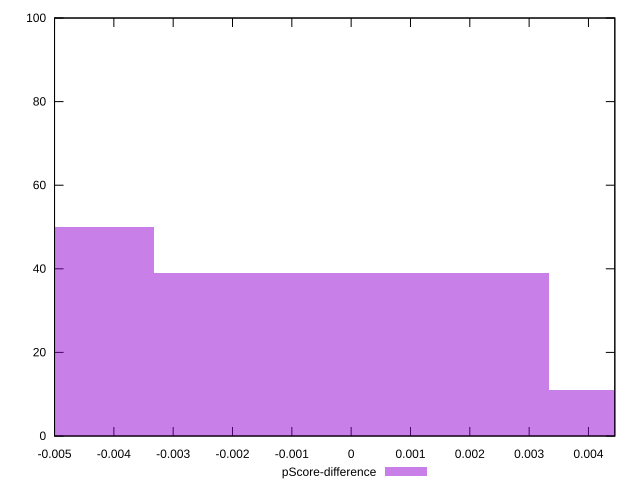

Recreate this plot in gnuplot.
reset

$pScoreDifference <<EOF
0 39
-0.006661696131807332 50
0.006661696131807332 11
EOF

set key outside below
set boxwidth 0.006661696131807332
set xrange [-0.0050000000000000044:0.004444444444444473]
set yrange [0:100]
set trange [0:100]
set style fill transparent solid 0.5 noborder
set terminal svg size 640, 490 enhanced background rgb 'white'
set output "reprap/unused-css-rules/samples/pages+cached+noexternal+nomedia/pScore-difference/histogram.svg"

plot $pScoreDifference title "pScore-difference" with boxes

reset
